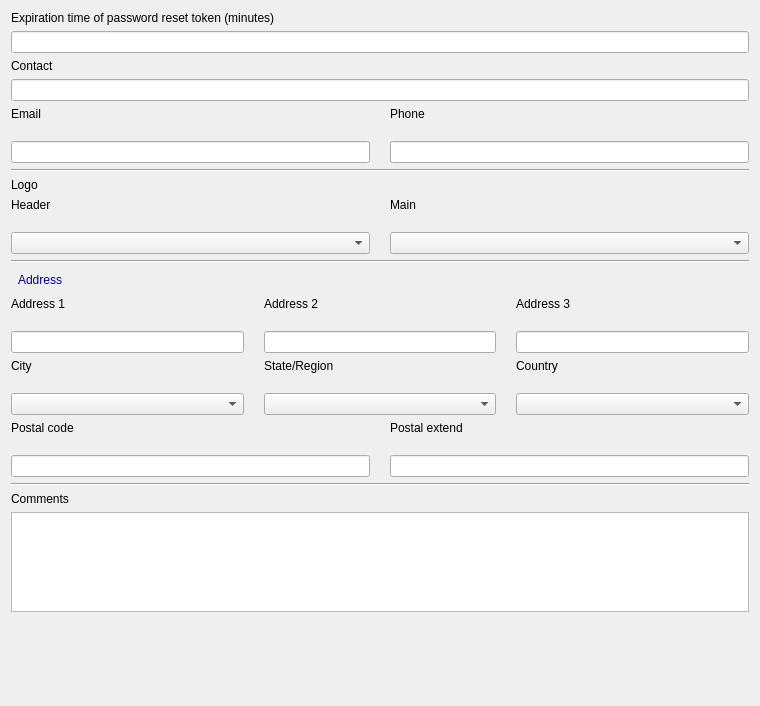
            <widget class="QWidget" name="scrollAreaWidgetContents">
             <property name="geometry">
              <rect>
               <x>0</x>
               <y>0</y>
               <width>760</width>
               <height>706</height>
              </rect>
             </property>
             <layout class="QGridLayout" name="gridLayout_8">
              <item row="6" column="0">
               <widget class="QLabel" name="label_14">
                <property name="styleSheet">
                 <string notr="true">QLabel {
               color: darkblue;
               padding: 4px;
               border-radius: 5px;
               border-style: outset;
	           font: 11pt &quot;MS Shell Dlg 2&quot;;
              }</string>
                </property>
                <property name="text">
                 <string>Address</string>
                </property>
               </widget>
              </item>
              <item row="10" column="0">
               <widget class="Line" name="line_11">
                <property name="orientation">
                 <enum>Qt::Horizontal</enum>
                </property>
               </widget>
              </item>
              <item row="5" column="0">
               <widget class="Line" name="line_10">
                <property name="orientation">
                 <enum>Qt::Horizontal</enum>
                </property>
               </widget>
              </item>
              <item row="12" column="0">
               <spacer name="verticalSpacer_5">
                <property name="orientation">
                 <enum>Qt::Vertical</enum>
                </property>
                <property name="sizeHint" stdset="0">
                 <size>
                  <width>20</width>
                  <height>40</height>
                 </size>
                </property>
               </spacer>
              </item>
              <item row="0" column="0">
               <layout class="QVBoxLayout" name="verticalLayout_3">
                <item>
                 <widget class="QLabel" name="label_3">
                  <property name="styleSheet">
                   <string notr="true"/>
                  </property>
                  <property name="text">
                   <string>Expiration time of password reset token (minutes)</string>
                  </property>
                 </widget>
                </item>
                <item>
                 <widget class="QLineEdit" name="expTimeLine"/>
                </item>
               </layout>
              </item>
              <item row="9" column="0">
               <layout class="QHBoxLayout" name="horizontalLayout_6">
                <property name="spacing">
                 <number>20</number>
                </property>
                <item>
                 <layout class="QVBoxLayout" name="verticalLayout_16">
                  <item>
                   <widget class="QLabel" name="label_22">
                    <property name="text">
                     <string>Postal code</string>
                    </property>
                   </widget>
                  </item>
                  <item>
                   <widget class="QLineEdit" name="postalCodeLine"/>
                  </item>
                 </layout>
                </item>
                <item>
                 <layout class="QVBoxLayout" name="verticalLayout_17">
                  <item>
                   <widget class="QLabel" name="label_21">
                    <property name="text">
                     <string>Postal extend</string>
                    </property>
                   </widget>
                  </item>
                  <item>
                   <widget class="QLineEdit" name="postalExtendsLine"/>
                  </item>
                 </layout>
                </item>
               </layout>
              </item>
              <item row="8" column="0">
               <layout class="QHBoxLayout" name="horizontalLayout_5">
                <property name="spacing">
                 <number>20</number>
                </property>
                <item>
                 <layout class="QVBoxLayout" name="verticalLayout_13">
                  <item>
                   <widget class="QLabel" name="label_18">
                    <property name="text">
                     <string>City</string>
                    </property>
                   </widget>
                  </item>
                  <item>
                   <widget class="QComboBox" name="cityBox"/>
                  </item>
                 </layout>
                </item>
                <item>
                 <layout class="QVBoxLayout" name="verticalLayout_14">
                  <item>
                   <widget class="QLabel" name="label_19">
                    <property name="text">
                     <string>State/Region</string>
                    </property>
                   </widget>
                  </item>
                  <item>
                   <widget class="QComboBox" name="regionBox"/>
                  </item>
                 </layout>
                </item>
                <item>
                 <layout class="QVBoxLayout" name="verticalLayout_15">
                  <item>
                   <widget class="QLabel" name="label_20">
                    <property name="text">
                     <string>Country</string>
                    </property>
                   </widget>
                  </item>
                  <item>
                   <widget class="QComboBox" name="countryBox"/>
                  </item>
                 </layout>
                </item>
               </layout>
              </item>
              <item row="2" column="0">
               <layout class="QHBoxLayout" name="horizontalLayout_2">
                <property name="spacing">
                 <number>20</number>
                </property>
                <item>
                 <layout class="QVBoxLayout" name="verticalLayout_5">
                  <item>
                   <widget class="QLabel" name="label_5">
                    <property name="text">
                     <string>Email</string>
                    </property>
                   </widget>
                  </item>
                  <item>
                   <widget class="QLineEdit" name="emailLine"/>
                  </item>
                 </layout>
                </item>
                <item>
                 <layout class="QVBoxLayout" name="verticalLayout_6">
                  <item>
                   <widget class="QLabel" name="label_6">
                    <property name="text">
                     <string>Phone</string>
                    </property>
                   </widget>
                  </item>
                  <item>
                   <widget class="QLineEdit" name="phoneLine"/>
                  </item>
                 </layout>
                </item>
               </layout>
              </item>
              <item row="7" column="0">
               <layout class="QHBoxLayout" name="horizontalLayout_4">
                <property name="spacing">
                 <number>20</number>
                </property>
                <item>
                 <layout class="QVBoxLayout" name="verticalLayout_10">
                  <item>
                   <widget class="QLabel" name="label_15">
                    <property name="text">
                     <string>Address 1</string>
                    </property>
                   </widget>
                  </item>
                  <item>
                   <widget class="QLineEdit" name="address_1_Line"/>
                  </item>
                 </layout>
                </item>
                <item>
                 <layout class="QVBoxLayout" name="verticalLayout_11">
                  <item>
                   <widget class="QLabel" name="label_16">
                    <property name="text">
                     <string>Address 2</string>
                    </property>
                   </widget>
                  </item>
                  <item>
                   <widget class="QLineEdit" name="address_2_Line"/>
                  </item>
                 </layout>
                </item>
                <item>
                 <layout class="QVBoxLayout" name="verticalLayout_12">
                  <item>
                   <widget class="QLabel" name="label_17">
                    <property name="text">
                     <string>Address 3</string>
                    </property>
                   </widget>
                  </item>
                  <item>
                   <widget class="QLineEdit" name="address_3_Line"/>
                  </item>
                 </layout>
                </item>
               </layout>
              </item>
              <item row="4" column="0">
               <layout class="QVBoxLayout" name="verticalLayout_9">
                <item>
                 <widget class="QLabel" name="label_13">
                  <property name="text">
                   <string>Logo</string>
                  </property>
                 </widget>
                </item>
                <item>
                 <layout class="QHBoxLayout" name="horizontalLayout_3">
                  <property name="spacing">
                   <number>20</number>
                  </property>
                  <item>
                   <layout class="QVBoxLayout" name="verticalLayout_7">
                    <item>
                     <widget class="QLabel" name="label_11">
                      <property name="text">
                       <string>Header</string>
                      </property>
                     </widget>
                    </item>
                    <item>
                     <widget class="QComboBox" name="headerBox"/>
                    </item>
                   </layout>
                  </item>
                  <item>
                   <layout class="QVBoxLayout" name="verticalLayout_8">
                    <item>
                     <widget class="QLabel" name="label_12">
                      <property name="text">
                       <string>Main</string>
                      </property>
                     </widget>
                    </item>
                    <item>
                     <widget class="QComboBox" name="mainBox"/>
                    </item>
                   </layout>
                  </item>
                 </layout>
                </item>
               </layout>
              </item>
              <item row="11" column="0">
               <layout class="QVBoxLayout" name="verticalLayout_18">
                <item>
                 <widget class="QLabel" name="label_23">
                  <property name="text">
                   <string>Comments</string>
                  </property>
                 </widget>
                </item>
                <item>
                 <widget class="QTextEdit" name="commentsEdit">
                  <property name="sizePolicy">
                   <sizepolicy hsizetype="Expanding" vsizetype="Maximum">
                    <horstretch>0</horstretch>
                    <verstretch>0</verstretch>
                   </sizepolicy>
                  </property>
                  <property name="maximumSize">
                   <size>
                    <width>16777215</width>
                    <height>100</height>
                   </size>
                  </property>
                  <property name="styleSheet">
                   <string notr="true"/>
                  </property>
                 </widget>
                </item>
               </layout>
              </item>
              <item row="1" column="0">
               <layout class="QVBoxLayout" name="verticalLayout_4">
                <item>
                 <widget class="QLabel" name="label_4">
                  <property name="styleSheet">
                   <string notr="true"/>
                  </property>
                  <property name="text">
                   <string>Contact</string>
                  </property>
                 </widget>
                </item>
                <item>
                 <widget class="QLineEdit" name="contactLine"/>
                </item>
               </layout>
              </item>
              <item row="3" column="0">
               <widget class="Line" name="line_12">
                <property name="orientation">
                 <enum>Qt::Horizontal</enum>
                </property>
               </widget>
              </item>
             </layout>
            </widget>
